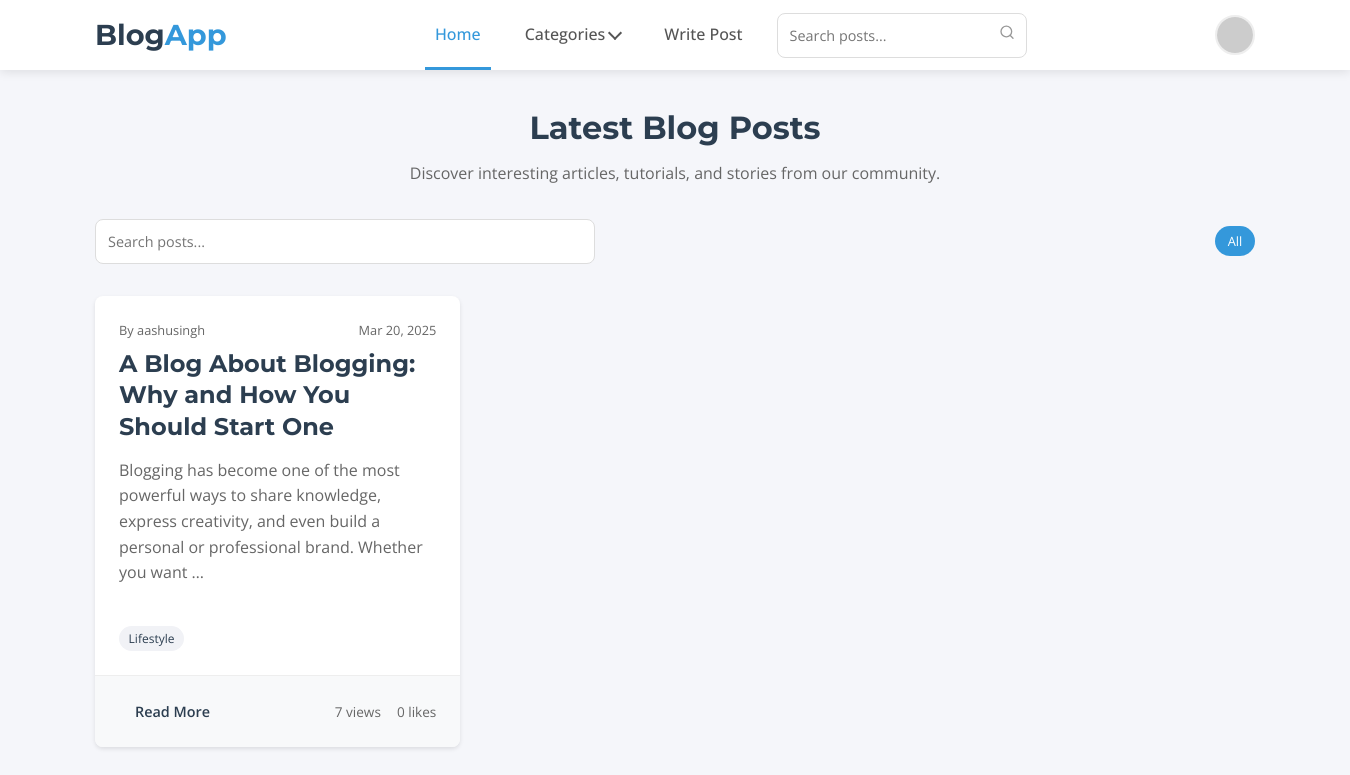
Screenshot of / (signed in) with the database file from the repository.
### blog/models.py (models this page shows, shortened)
class Post(models.Model):
    STATUS_CHOICES = (
        ('draft', 'Draft'),
        ('published', 'Published')
    )
    title = models.CharField(max_length=200)
    slug = models.SlugField(max_length=250, unique=True, blank=True)
    author = models.ForeignKey(User, on_delete=models.CASCADE, related_name='blog_posts')
    content = RichTextUploadingField()  # Replace TextField with RichTextUploadingField
    featured_image = models.ImageField(upload_to='blog_images/', blank=True, null=True)
    created_date = models.DateTimeField(default=timezone.now)
    published_date = models.DateTimeField(blank=True, null=True)
    status = models.CharField(max_length=10, choices=STATUS_CHOICES, default='draft')
    views = models.PositiveIntegerField(default=0)
    likes = models.ManyToManyField(User, related_name='blog_likes', blank=True)
    tags = models.CharField(max_length=100, blank=True, help_text='Comma-separated tags')
    class Meta:
        ordering = ['-published_date']
    def total_likes(self):
        return self.likes.count()

### blog/views.py (the view)
# urls.py: path('', views.post_list, name='post_list'),
def post_list(request):
    posts = Post.objects.all()
    return render(request, 'blog/post_list.html', {'posts': posts})

### blog/templates/blog/post_list.html (shortened to what this page needs)
{% extends 'blog/base.html' %}
{% block content %}
<div class="page-header">
    <h1 class="page-title">Latest Blog Posts</h1>
    <p class="page-description">Discover interesting articles, tutorials, and stories from our community.</p>
</div>
<div class="filters">
    <form class="search-form" method="get">
        <input type="text" name="search" class="search-input" placeholder="Search posts..." value="{{ request.GET.search|default:'' }}">
    </form>
    <div class="tag-filters">
        <a href="{% url 'post_list' %}" class="tag-filter {% if not request.GET.tag %}active{% endif %}">All</a>
    </div>
</div>
{% if posts %}
    <div class="post-grid">
        {% for post in posts %}
            <article class="post-card">
                <div class="post-content">
                    <div class="post-meta">
                        <span>By {{ post.author.username }}</span>
                        <span>{{ post.created_date|date:"M d, Y" }}</span>
                    </div>
                    <h2 class="post-title">
                        <a href="{% url 'post_detail' slug=post.slug %}">{{ post.title }}</a>
                    </h2>
                    <div class="post-excerpt">
                        {{ post.content|striptags|truncatewords:25 }}
                    </div>
                    {% if post.tags %}
                        <div class="post-tags">
                            {% for tag in post.tags.split|slice:":3" %}
                                <span class="post-tag">{{ tag }}</span>
                            {% endfor %}
                        </div>
                    {% endif %}
                </div>
                <div class="post-footer">
                    <a href="{% url 'post_detail' slug=post.slug %}" class="btn btn-secondary">Read More</a>
                    <div class="post-stats">
                        <span>{{ post.views }} views</span>
                        <span>{{ post.total_likes }} likes</span>
                    </div>
                </div>
            </article>
        {% endfor %}
    </div>
{% endif %}
{% endblock %}

### blog/templates/blog/base.html (style rules this page uses)
:root { --primary-color: #2c3e50; --secondary-color: #3498db; --accent-color: #e74c3c; --background-color: #f5f6fa; --text-color: #2c3e50; --border-radius: 8px; --box-shadow: 0 2px 4px rgba(0,0,0,0.1); --max-width: 1200px; --content-padding: 20px; --navbar-height: 70px; }
* { box-sizing: border-box; margin: 0; padding: 0; }
body { font-family: 'Open Sans', sans-serif; line-height: 1.6; background-color: var(--background-color); color: var(--text-color); font-size: 16px; }
h1, h2, h3, h4, h5, h6 { font-family: 'Montserrat', sans-serif; }
a { text-decoration: none; color: inherit; }
.btn { display: inline-flex; align-items: center; justify-content: center; padding: 8px 16px; border-radius: var(--border-radius); transition: all 0.3s ease; font-weight: 600; font-size: 0.9rem; cursor: pointer; gap: 0.5rem; }
.search-input { width: 100%; padding: 8px 35px 8px 15px; border-radius: 20px; border: 1px solid #ddd; font-family: inherit; font-size: 0.9rem; transition: all 0.3s ease; }

### blog/templates/blog/post_list.html (style rules this page uses)
.page-header { text-align: center; margin-bottom: 2rem; }
.page-title { font-size: 2rem; margin-bottom: 0.5rem; }
.page-description { color: #666; max-width: 600px; margin: 0 auto; }
.filters { display: flex; justify-content: space-between; align-items: center; margin-bottom: 2rem; flex-wrap: wrap; gap: 1rem; }
.search-form { flex-grow: 1; max-width: 500px; }
.search-input { width: 100%; padding: 0.75rem; border: 1px solid #ddd; border-radius: var(--border-radius); font-family: inherit; }
.tag-filters { display: flex; gap: 0.5rem; flex-wrap: wrap; }
.tag-filter { padding: 0.3rem 0.8rem; background-color: #e9ecef; border-radius: 50px; font-size: 0.8rem; color: #333; text-decoration: none; }
.tag-filter.active { background-color: var(--secondary-color); color: white; }
.post-grid { display: grid; grid-template-columns: repeat(auto-fill, minmax(320px, 1fr)); gap: 2rem; }
.post-card { background: white; border-radius: var(--border-radius); box-shadow: var(--box-shadow); overflow: hidden; transition: transform 0.3s ease, box-shadow 0.3s ease; display: flex; flex-direction: column; height: 100%; }
.post-content { padding: 1.5rem; display: flex; flex-direction: column; flex-grow: 1; }
.post-meta { display: flex; justify-content: space-between; margin-bottom: 0.5rem; font-size: 0.8rem; color: #666; }
.post-title { margin: 0 0 1rem 0; font-size: 1.5rem; line-height: 1.3; }
.post-excerpt { color: #666; margin-bottom: 1.5rem; }
.post-tags { display: flex; gap: 0.5rem; flex-wrap: wrap; margin-top: auto; padding-top: 1rem; }
.post-tag { font-size: 0.75rem; background-color: #f1f2f6; padding: 0.2rem 0.6rem; border-radius: 20px; }
.post-footer { display: flex; justify-content: space-between; align-items: center; padding: 1rem 1.5rem; background-color: #f8f9fa; border-top: 1px solid #eee; }
.post-stats { display: flex; gap: 1rem; font-size: 0.85rem; color: #666; }

### rows the page displays
Post: author.username "aashusingh", created_date "Mar 20, 2025", title "A Blog About Blogging: Why and How You Should Start One", content "Blogging has become one of the most powerful ways to share knowledge, express creativity, and even build a personal or professional brand. Whether you want …", split "Lifestyle", views "7", total_likes "0"
